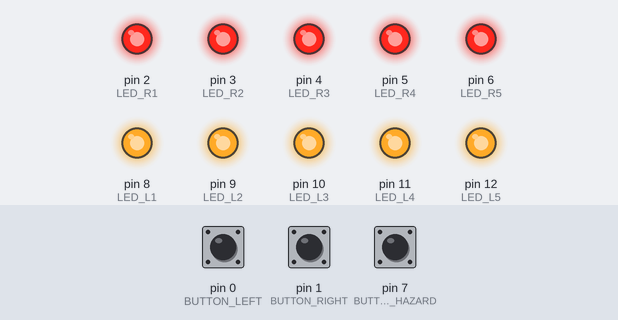
The sketch below on a simulated Arduino Uno, built with avr-gcc and run on an emulated ATmega328P. Shown: output pins drawn as LEDs (lit = HIGH). The inputs (shaded band) are chosen by the test bench; at power-on: pin 0 (BUTTON_LEFT) HIGH, pin 1 (BUTTON_RIGHT) HIGH, pin 7 (BUTTON_HAZARD) HIGH.

Above: at 0.5 s.
At 3.5 s:
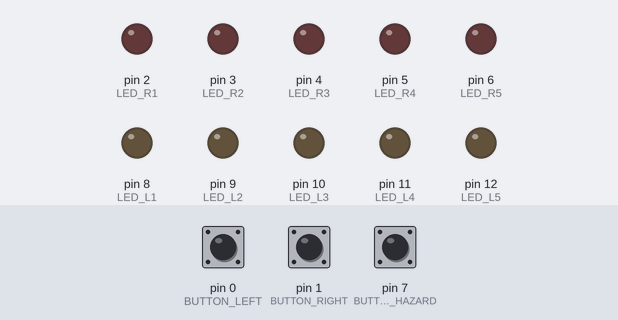
Timing chart, 0 to 4.6 s (numbered marks = the images above):
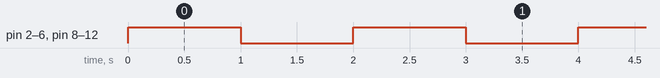

The sketch:

2-buttons-plan.ino
```cpp
#define LED_R1 2
#define LED_R2 3
#define LED_R3 4
#define LED_R4 5
#define LED_R5 6

#define LED_L1 8
#define LED_L2 9
#define LED_L3 10
#define LED_L4 11
#define LED_L5 12

#define BUTTON_LEFT 0
#define BUTTON_RIGHT 1
#define BUTTON_HAZARD 7

void setup(){
    // Right LEDS
    pinMode(LED_R1, OUTPUT);
    pinMode(LED_R2, OUTPUT);
    pinMode(LED_R3, OUTPUT);
    pinMode(LED_R4, OUTPUT);
    pinMode(LED_R5, OUTPUT);

    // Left LEDS
    pinMode(LED_L1, OUTPUT);
    pinMode(LED_L2, OUTPUT);
    pinMode(LED_L3, OUTPUT);
    pinMode(LED_L4, OUTPUT);
    pinMode(LED_L5, OUTPUT);

    // Left LEDS
    pinMode(BUTTON_LEFT,   INPUT_PULLUP);
    pinMode(BUTTON_RIGHT,  INPUT_PULLUP);
    pinMode(BUTTON_HAZARD, INPUT_PULLUP);
}

void blink_leds(){
    digitalWrite(LED_R1, HIGH);
    digitalWrite(LED_R2, HIGH);
    digitalWrite(LED_R3, HIGH);
    digitalWrite(LED_R4, HIGH);
    digitalWrite(LED_R5, HIGH);
    digitalWrite(LED_L1, HIGH);
    digitalWrite(LED_L2, HIGH);
    digitalWrite(LED_L3, HIGH);
    digitalWrite(LED_L4, HIGH);
    digitalWrite(LED_L5, HIGH);
    delay(1000);

    digitalWrite(LED_R1, LOW);
    digitalWrite(LED_R2, LOW);
    digitalWrite(LED_R3, LOW);
    digitalWrite(LED_R4, LOW);
    digitalWrite(LED_R5, LOW);
    digitalWrite(LED_L1, LOW);
    digitalWrite(LED_L2, LOW);
    digitalWrite(LED_L3, LOW);
    digitalWrite(LED_L4, LOW);
    digitalWrite(LED_L5, LOW);
    delay(1000);
}

void loop(){
    if(digitalRead(BUTTON_LEFT)){
        blink_leds();
    }
    if(digitalRead(BUTTON_RIGHT)){
        blink_leds();
    }
    if(digitalRead(BUTTON_HAZARD)){
        blink_leds();
    }
    delay(1);
}
```

Measured:
- by itself, pin 2 (LED_R1), pin 3 (LED_R2), pin 4 (LED_R3), pin 5 (LED_R4), pin 6 (LED_R5), pin 8 (LED_L1), pin 9 (LED_L2), pin 10 (LED_L3), pin 11 (LED_L4), pin 12 (LED_L5): alternates HIGH for 1.0 s and LOW for 1.0 s
